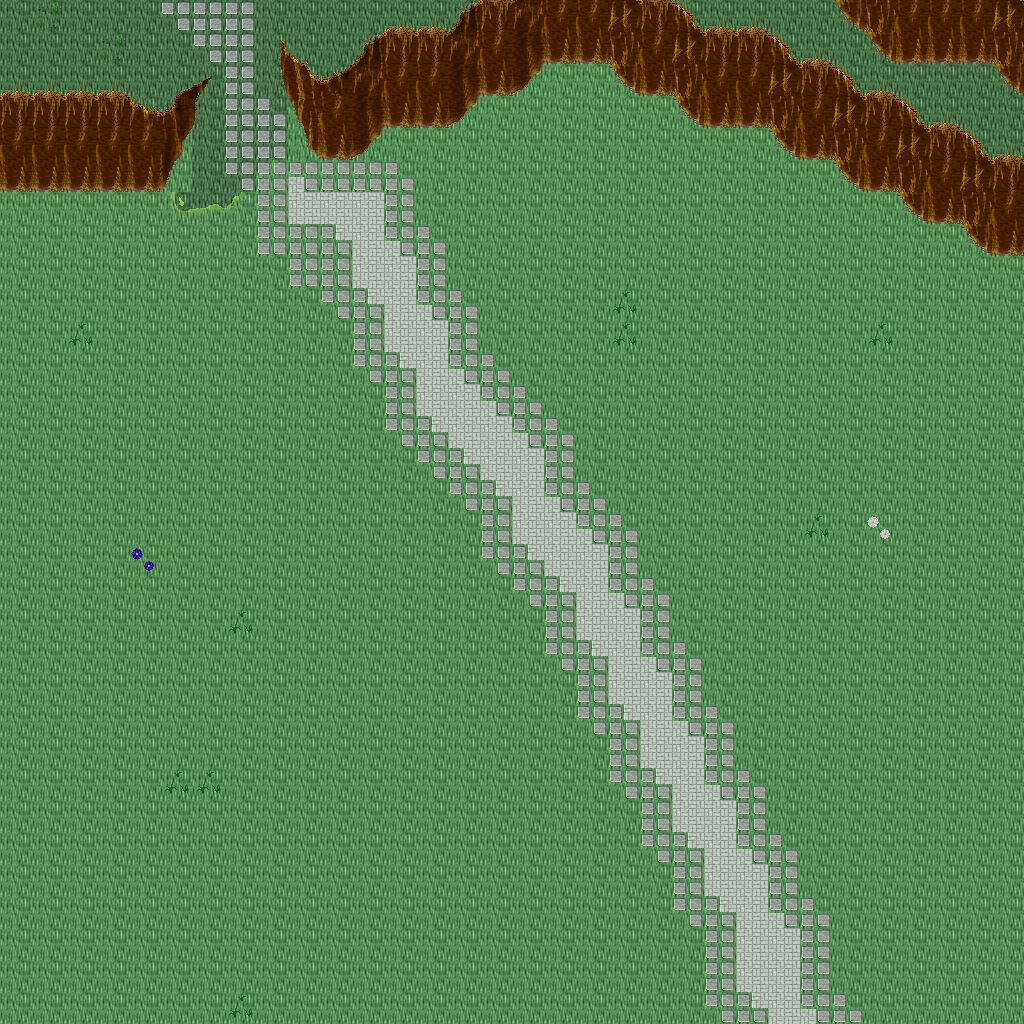

Tiled map render using the project's own tile images. Description and the map definition, with tile-layer contents summarised, below:
An orthogonal 32x32 tile map with 32x32 px tiles, 5 tile layers (Ground, Objects, Objects2, Above, ...), 1 hidden layer not drawn, 44 tilesets.

<map version="1.10" tiledversion="1.11.0" orientation="orthogonal" renderorder="right-down" width="32" height="32" tilewidth="32" tileheight="32" infinite="0" nextlayerid="11" nextobjectid="1">
 <tileset firstgid="1" name="logic_item_mushroom" tilewidth="32" tileheight="32" tilecount="6" columns="6">
  <image source="../drawable/logic_item_mushroom.png" width="192" height="32" />
 </tileset>
 <tileset firstgid="7" name="plant_tree_chestnut_tree" tilewidth="32" tileheight="32" tilecount="20" columns="4">
  <image source="../drawable/plant_tree_chestnut_tree.png" width="128" height="160" />
 </tileset>
 <tileset firstgid="27" name="plant_tree_oak_tree" tilewidth="32" tileheight="32" tilecount="20" columns="4">
  <image source="../drawable/plant_tree_oak_tree.png" width="128" height="160" />
 </tileset>
 <tileset firstgid="47" name="building_fence_stone_fence_white" tilewidth="32" tileheight="32" tilecount="9" columns="3">
  <image source="../drawable/building_fence_stone_fence_white.png" width="96" height="96" />
 </tileset>
 <tileset firstgid="56" name="building_gnome_homes" tilewidth="32" tileheight="32" tilecount="48" columns="6">
  <image source="../drawable/building_gnome_homes.png" width="192" height="256" />
 </tileset>
 <tileset firstgid="104" name="logic_creature_gnome" tilewidth="32" tileheight="32" tilecount="6" columns="6">
  <image source="../drawable/logic_creature_gnome.png" width="192" height="32" />
 </tileset>
 <tileset firstgid="110" name="logic_item_vegetable" tilewidth="32" tileheight="32" tilecount="16" columns="8">
  <image source="../drawable/logic_item_vegetable.png" width="256" height="64" />
 </tileset>
 <tileset firstgid="126" name="plant_stump_small_stump" tilewidth="32" tileheight="32" tilecount="4" columns="2">
  <image source="../drawable/plant_stump_small_stump.png" width="64" height="64" />
 </tileset>
 <tileset firstgid="130" name="object_birds" tilewidth="32" tileheight="32" tilecount="4" columns="2">
  <image source="../drawable/object_birds.png" width="64" height="64" />
 </tileset>
 <tileset firstgid="134" name="ground_earth_edges" tilewidth="32" tileheight="32" tilecount="18" columns="6">
  <image source="../drawable/ground_earth_edges.png" width="192" height="96" />
 </tileset>
 <tileset firstgid="152" name="ground_grass_corners" tilewidth="32" tileheight="32" tilecount="24" columns="6">
  <image source="../drawable/ground_grass_corners.png" width="192" height="128" />
 </tileset>
 <tileset firstgid="176" name="building_fence_fence_chunky" tilewidth="32" tileheight="32" tilecount="21" columns="3">
  <image source="../drawable/building_fence_fence_chunky.png" width="96" height="224" />
 </tileset>
 <tileset firstgid="197" name="plant_bush_hosta" tilewidth="32" tileheight="32" tilecount="9" columns="3">
  <image source="../drawable/plant_bush_hosta.png" width="96" height="96" />
 </tileset>
 <tileset firstgid="206" name="plant_tree_maple_tree" tilewidth="32" tileheight="32" tilecount="72" columns="8">
  <image source="../drawable/plant_tree_maple_tree.png" width="256" height="288" />
 </tileset>
 <tileset firstgid="278" name="ground_ground" tilewidth="32" tileheight="32" tilecount="33" columns="3">
  <image source="../drawable/ground_ground.png" width="96" height="352" />
 </tileset>
 <tileset firstgid="311" name="ground_ground_2" tilewidth="32" tileheight="32" tilecount="4" columns="4">
  <image source="../drawable/ground_ground_2.png" width="128" height="32" />
 </tileset>
 <tileset firstgid="315" name="ground_ridge_earth_dark" tilewidth="32" tileheight="32" tilecount="96" columns="12">
  <image source="../drawable/ground_ridge_earth_dark.png" width="384" height="256" />
 </tileset>
 <tileset firstgid="411" name="plant_grasses" tilewidth="32" tileheight="32" tilecount="6" columns="3">
  <image source="../drawable/plant_grasses.png" width="96" height="64" />
 </tileset>
 <tileset firstgid="417" name="ground_grass_edges" tilewidth="32" tileheight="32" tilecount="36" columns="12">
  <image source="../drawable/ground_grass_edges.png" width="384" height="96" />
 </tileset>
 <tileset firstgid="453" name="ground_green_paving" tilewidth="32" tileheight="32" tilecount="18" columns="3">
  <image source="../drawable/ground_green_paving.png" width="96" height="192" />
 </tileset>
 <tileset firstgid="471" name="ground_rock_pebbles" tilewidth="32" tileheight="32" tilecount="3" columns="1">
  <image source="../drawable/ground_rock_pebbles.png" width="32" height="96" />
 </tileset>
 <tileset firstgid="474" name="plant_flower_daisy_white" tilewidth="32" tileheight="32" tilecount="8" columns="2">
  <image source="../drawable/plant_flower_daisy_white.png" width="64" height="128" />
 </tileset>
 <tileset firstgid="482" name="plant_flower_daisy_blue" tilewidth="32" tileheight="32" tilecount="8" columns="2">
  <image source="../drawable/plant_flower_daisy_blue.png" width="64" height="128" />
 </tileset>
 <tileset firstgid="490" name="ground_ladder_vertical_dark" tilewidth="32" tileheight="32" tilecount="3" columns="3">
  <image source="../drawable/ground_ladder_vertical_dark.png" width="96" height="32" />
 </tileset>
 <tileset firstgid="493" name="plant_tree_tree_darkgreen" tilewidth="32" tileheight="32" tilecount="88" columns="8">
  <image source="../drawable/plant_tree_tree_darkgreen.png" width="256" height="352" />
 </tileset>
 <tileset firstgid="581" name="ground_rock_rock_cluster" tilewidth="32" tileheight="32" tilecount="6" columns="3">
  <image source="../drawable/ground_rock_rock_cluster.png" width="96" height="64" />
 </tileset>
 <tileset firstgid="587" name="ground_grass_corners" tilewidth="32" tileheight="32" tilecount="24" columns="6">
  <image source="../drawable/ground_grass_corners.png" width="192" height="128" />
 </tileset>
 <tileset firstgid="611" name="plant_bush_bushes" tilewidth="32" tileheight="32" tilecount="10" columns="5">
  <image source="../drawable/plant_bush_bushes.png" width="160" height="64" />
 </tileset>
 <tileset firstgid="621" name="plant_vine" tilewidth="32" tileheight="32" tilecount="3" columns="1">
  <image source="../drawable/plant_vine.png" width="32" height="96" />
 </tileset>
 <tileset firstgid="624" name="ground_ladder_horizontal_dark" tilewidth="32" tileheight="32" tilecount="3" columns="1">
  <image source="../drawable/ground_ladder_horizontal_dark.png" width="32" height="96" />
 </tileset>
 <tileset firstgid="627" name="logic_collision" tilewidth="32" tileheight="32" tilecount="1" columns="1">
  <image source="../drawable/logic_collision.png" width="32" height="32" />
 </tileset>
 <tileset firstgid="628" name="plant_tree_fir_trees" tilewidth="32" tileheight="32" tilecount="24" columns="6">
  <image source="../drawable/plant_tree_fir_trees.png" width="192" height="128" />
 </tileset>
 <tileset firstgid="652" name="plant_mosses" tilewidth="32" tileheight="32" tilecount="16" columns="4">
  <image source="../drawable/plant_mosses.png" width="128" height="128" />
 </tileset>
 <tileset firstgid="668" name="plant_mushroom3" tilewidth="32" tileheight="32" tilecount="2" columns="2">
  <image source="../drawable/plant_mushroom3.png" width="64" height="32" />
 </tileset>
 <tileset firstgid="670" name="building_wizards_tower" tilewidth="32" tileheight="32" tilecount="252" columns="9">
  <image source="../drawable/building_wizards_tower.png" width="288" height="896" />
 </tileset>
 <tileset firstgid="922" name="plant_tree_evergreen" tilewidth="32" tileheight="32" tilecount="36" columns="3">
  <image source="../drawable/plant_tree_evergreen.png" width="96" height="384" />
 </tileset>
 <tileset firstgid="958" name="logic_portal" tilewidth="32" tileheight="32" tilecount="24" columns="8">
  <image source="../drawable/logic_portal.png" width="256" height="96" />
 </tileset>
 <tileset firstgid="982" name="logic_protection" tilewidth="32" tileheight="32" tilecount="2" columns="2">
  <image source="../drawable/logic_protection.png" width="64" height="32" />
 </tileset>
 <tileset firstgid="984" name="logic_item_herb" tilewidth="32" tileheight="32" tilecount="5" columns="5">
  <image source="../drawable/logic_item_herb.png" width="160" height="32" />
 </tileset>
 <tileset firstgid="989" name="plant_bush_large_green" tilewidth="32" tileheight="32" tilecount="9" columns="3">
  <image source="../drawable/plant_bush_large_green.png" width="96" height="96" />
 </tileset>
 <tileset firstgid="998" name="light_dim_light_5x5" tilewidth="32" tileheight="32" tilecount="25" columns="5">
  <image source="../drawable/light_dim_light_5x5.png" width="160" height="160" />
 </tileset>
 <tileset firstgid="1023" name="furniture_light_small_oil_lamp" tilewidth="32" tileheight="32" tilecount="8" columns="2">
  <image source="../drawable/furniture_light_small_oil_lamp.png" width="64" height="128" />
 </tileset>
 <tileset firstgid="1031" name="item_banners_flag" tilewidth="32" tileheight="32" tilecount="12" columns="3">
  <image source="../drawable/item_banners_flag.png" width="96" height="128" />
 </tileset>
 <tileset firstgid="1043" name="item_flagpole" tilewidth="32" tileheight="32" tilecount="3" columns="1">
  <image source="../drawable/item_flagpole.png" width="32" height="96" />
 </tileset>
 <layer id="1" name="Ground" width="32" height="32">
  <data>[1024 cells, 1024 non-empty, 3 distinct tile ids]</data>
 </layer>
 <layer id="2" name="Objects" width="32" height="32">
  <data>[1024 cells, 283 non-empty, 39 distinct tile ids]</data>
 </layer>
 <layer id="3" name="Objects2" width="32" height="32">
  <data>[1024 cells, 3 non-empty, 3 distinct tile ids]</data>
 </layer>
 <layer id="4" name="Above" width="32" height="32">
  <data>[1024 cells, 0 non-empty, 0 distinct tile ids]</data>
 </layer>
 <layer id="5" name="Above2" width="32" height="32">
  <data>[1024 cells, 0 non-empty, 0 distinct tile ids]</data>
 </layer>
 <layer id="6" name="Walkable" width="32" height="32" visible="0">
  <data>[1024 cells, 106 non-empty, 1 distinct tile ids]</data>
 </layer>
 <objectgroup id="7" name="Mapevents" />
 <objectgroup id="8" name="Spawn" />
 <objectgroup id="9" name="Keys" />
 <objectgroup id="10" name="Replace" />
</map>
